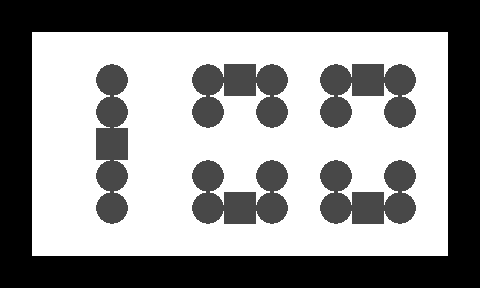

Tiled map render using the project's own tile images. Description and the whole map definition, tile-layer contents included, below:
An orthogonal 15x9 tile map with 32x32 px tiles, 2 tile layers (1, 2).

<map version="1.0" orientation="orthogonal" width="15" height="9" tilewidth="32" tileheight="32">
 <tileset firstgid="1" name="n_tiles1" tilewidth="32" tileheight="32">
  <image source="../../images/map/common/n_tiles1.png" width="128" height="64" />
 </tileset>
 <layer name="1" width="15" height="9">
  <data encoding="csv">
1,1,1,1,1,1,1,1,1,1,1,1,1,1,1,
1,1,1,1,1,1,1,1,1,1,1,1,1,1,1,
1,1,1,1,1,1,1,1,1,1,1,1,1,1,1,
1,1,1,1,1,1,1,1,1,1,1,1,1,1,1,
1,1,1,1,1,1,1,1,1,1,1,1,1,1,1,
1,1,1,1,1,1,1,1,1,1,1,1,1,1,1,
1,1,1,1,1,1,1,1,1,1,1,1,1,1,1,
1,1,1,1,1,1,1,1,1,1,1,1,1,1,1,
1,1,1,1,1,1,1,1,1,1,1,1,1,1,1
</data>
 </layer>
 <layer name="2" width="15" height="9">
  <data encoding="csv">
2,2,2,2,2,2,2,2,2,2,2,2,2,2,2,
2,0,0,0,0,0,0,0,0,0,0,0,0,0,2,
2,0,0,3,0,0,3,4,3,0,3,4,3,0,2,
2,0,0,3,0,0,3,0,3,0,3,0,3,0,2,
2,0,0,4,0,0,0,0,0,0,0,0,0,0,2,
2,0,0,3,0,0,3,0,3,0,3,0,3,0,2,
2,0,0,3,0,0,3,4,3,0,3,4,3,0,2,
2,0,0,0,0,0,0,0,0,0,0,0,0,0,2,
2,2,2,2,2,2,2,2,2,2,2,2,2,2,2
</data>
 </layer>
</map>
